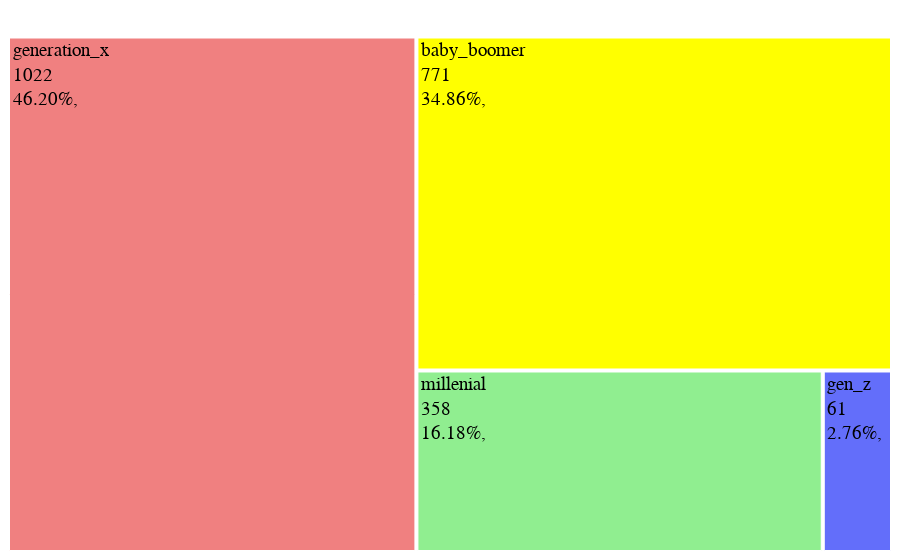

Here is the notebook cell this chart was saved with:
### Code cell
fig = go.Figure(go.Treemap(
    labels = gb_age['age_group'],
    parents = [""] * len(gb_age),
    values = gb_age['ID'],
    texttemplate="%{label}<br>%{value}<br>%{percentParent:.2%},",
    marker=dict(colors=["yellow", "blackblue", "lightcoral", "lightgreen"]),  # Set lighter colors
    textfont=dict(size=19, color="black", family="Arial Black")
    # texttemplate="%{label}<br>%{value}<br>%{percentParent:.2f}%"
))

fig.update_layout(margin=dict(t=0, l=0, r=0, b=0))

fig.show()

### Figure 1 — Plotly figure (JSON) as saved in the notebook; plotly's stock layout.template omitted (floating-point values rounded to 4 significant figures)
{"data": [{"labels": ["baby_boomer", "gen_z", "generation_x", "millenial"], "marker": {"colors": ["yellow", "blackblue", "lightcoral", "lightgreen"]}, "parents": ["", "", "", ""], "textfont": {"color": "black", "family": "Arial Black", "size": 19}, "texttemplate": "%{label}<br>%{value}<br>%{percentParent:.2%},", "type": "treemap", "values": [771, 61, 1022, 358]}], "layout": {"margin": {"b": 0, "l": 0, "r": 0, "t": 0}}}
